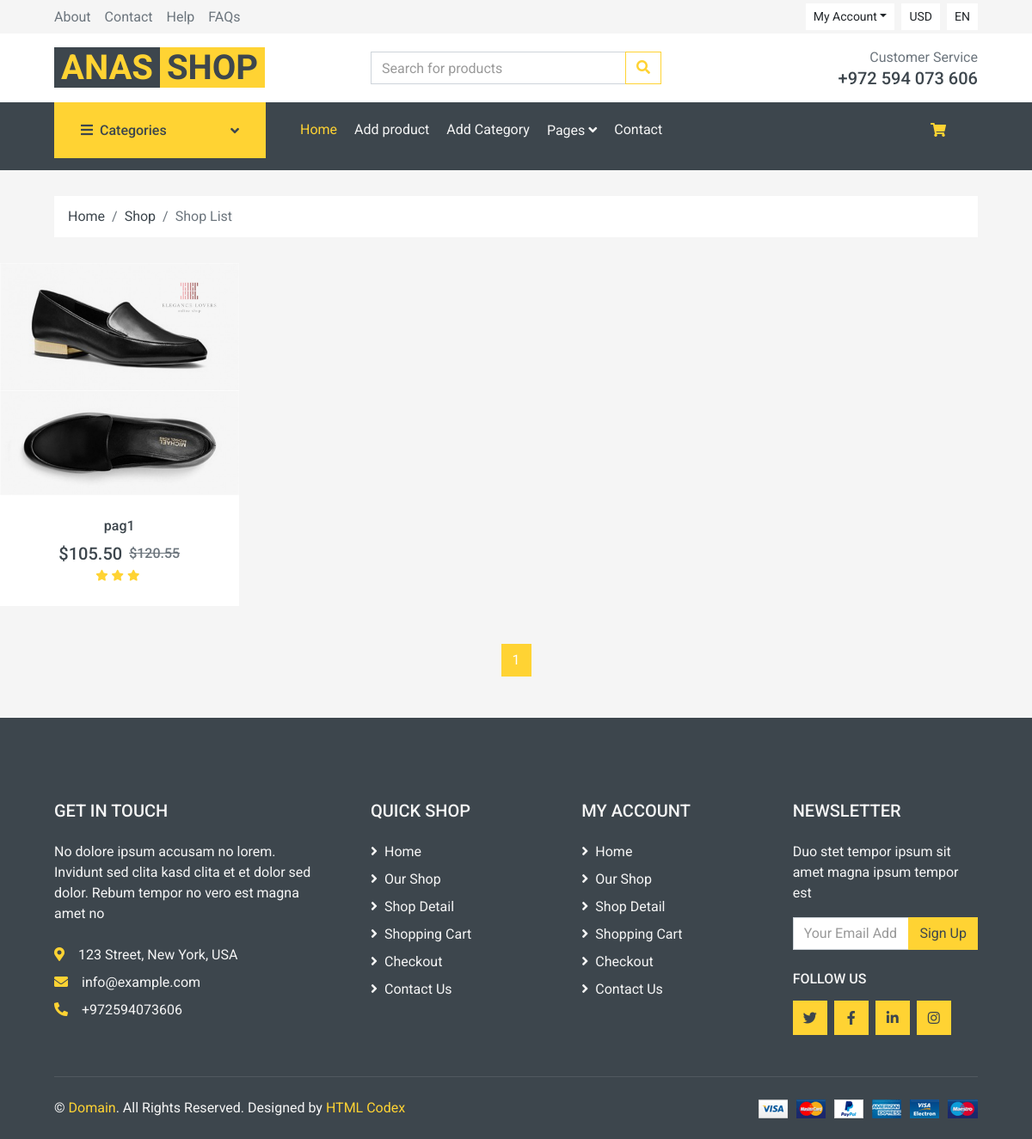
The page /products/via_categry/7 on the database its author committed.
### app1/models.py (models this page shows, shortened)
class Product(models.Model):
    name = models.CharField(max_length=40)
    price = models.DecimalField(max_digits=9, decimal_places=2)
    image = models.ImageField(upload_to='products_images/')
    category = models.ForeignKey(Category,on_delete=models.CASCADE)
    last_price = models.DecimalField(max_digits=9,decimal_places=2,default=0.00)
    rating_range = models.PositiveIntegerField(default=3)
    description = models.TextField(max_length=4000,default="test Description")

### app1/views.py (the view)
# urls.py: path("products/via_categry/<int:id>",views.product_via_category,name="pro_via_cat"),
def product_via_category(request, id):
    category = Category.objects.get(id=id)
    categories = Category.objects.all()
    products = Product.objects.filter(category=category)
    paginator = Paginator(products, 12)  # Display 12 products per page
    page_number = request.GET.get('page')
    page_obj = paginator.get_page(page_number)
    search_query = request.GET.get('search')
    if search_query:
     page_obj = products.filter(name__icontains=search_query)
    return render(request, 'shop.html', {'page_obj': page_obj, 'categories': categories,'category':category,'products':products})

### app1/templates/shop.html (shortened to what this page needs)
{% extends 'bbase.html'%}
{% block content%}
    <div class="container-fluid">
        <div class="row px-xl-5">
            <div class="col-12">
                <nav class="breadcrumb bg-light mb-30">
                    <a class="breadcrumb-item text-dark" href="#">Home</a>
                    <a class="breadcrumb-item text-dark" href="#">Shop</a>
                    <span class="breadcrumb-item active">Shop List</span>
                </nav>
            </div>
        </div>
    </div>
        <div class="row pb-3">
            {% for product in page_obj %}
            <div class="col-lg-3 col-md-4 col-sm-6 pb-1" >
                <div class="product-item bg-light mb-4">
                    <div class="product-img position-relative overflow-hidden">
                        <img class="img-fluid w-100" src="{{ product.image.url }}" alt="" style="width: 100%; height: 270px;">
                        <div class="product-action">
                        </div>
                    </div>
                    <div class="text-center py-4">
                        <a class="h6 text-decoration-none text-truncate" href="">{{ product.name }}</a>
                        <div class="d-flex align-items-center justify-content-center mt-2">
                            <h5>${{ product.price }}</h5>
                            <h6 class="text-muted ml-2"><del>${{ product.last_price }}</del></h6>
                        </div>
                        <div class="d-flex align-items-center justify-content-center mb-1">
                            {% if product.rating_range > 0 %}
                                <small class="fa fa-star text-primary mr-1"></small>
                            {% else %}
                                No rating
                            {% endif %}
                            {% if product.rating_range > 1 %}
                                <small class="fa fa-star text-primary mr-1"></small>
                            {% endif %}
                            {% if product.rating_range > 2 %}
                                <small class="fa fa-star text-primary mr-1"></small>
                            {% endif %}
                        </div>
                    </div>
                </div>
            </div>
            {% endfor %}
        </div>
    <nav aria-label="Page navigation">
        <ul class="pagination justify-content-center">
            {% for num in page_obj.paginator.page_range %}
                {% if page_obj.number == num %}
                    <li class="page-item active"><a class="page-link" href="#">{{ num }}</a></li>
                {% else %}
                    <li class="page-item"><a class="page-link" href="?page={{ num }}">{{ num }}</a></li>
                {% endif %}
            {% endfor %}
        </ul>
    </nav>
{% endblock %}

### rows shown on the page
Product: image (picture), name "pag1", price "105.50", last_price "120.55"

### other values the page prints
{{ num }} "1"
